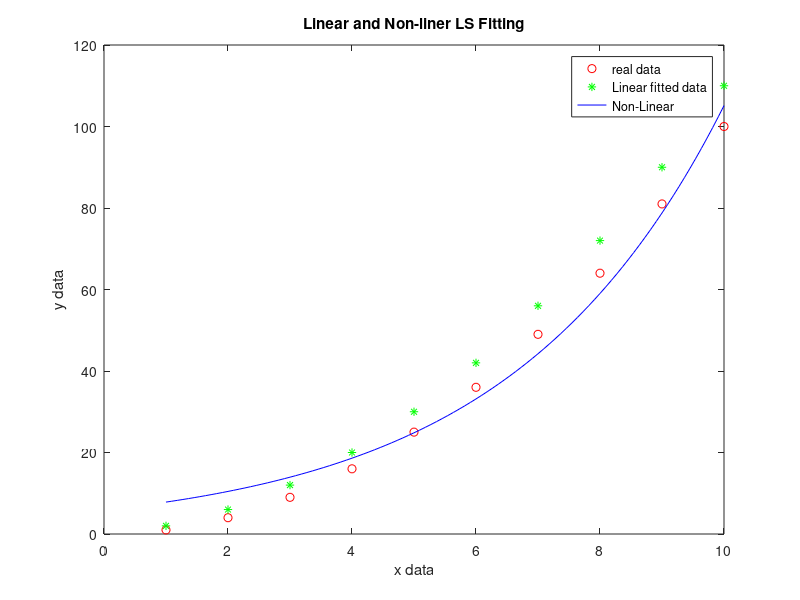

This chart was generated by the following MATLAB code:
%% linear Least Square
% by solving p = v/p, Vandermonde matrix
% 
clear all
clc
close all

x = 1:10;
y = x.*x;


Co = polyfit(x,y,3)
disp('beginning calculating new y')
y1 = Co(1)*power(x,3)+Co(2)*power(x,2)+Co(2)*power(x,1)+Co(4)*power(x,0)

disp('beginning plot original y')
figure, plot(x,y,'or'),
title('Linear and Non-liner LS Fitting'),xlabel('x data'),ylabel('y data')
hold on
disp('over')

disp('beginning plot new linear-fitted y')
plot(x,y1,'*g')
disp('over')
% hold on
%% using non-linear method to fit real data
% 
disp('modeling new non-linear func')
func = @(x_Co,x)x_Co(1)*exp( x_Co(2)*x );
disp('over')
x0 = [10,-1];
x_Co = lsqcurvefit(func,x0,x,y)

times = linspace(x(1),x(end));
plot(times, func(x_Co,times), 'b-'),
legend('real data','Linear fitted data','Non-Linear')






disp('**********  Game over! ***********')